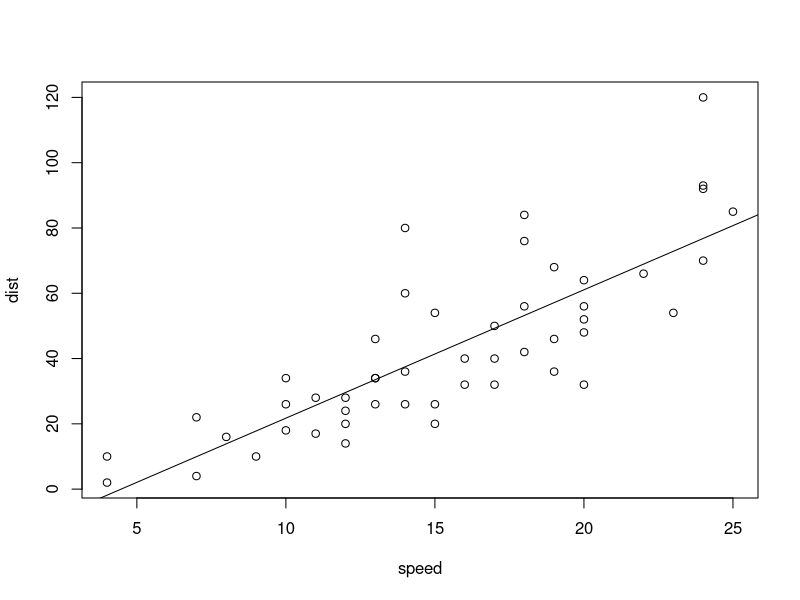
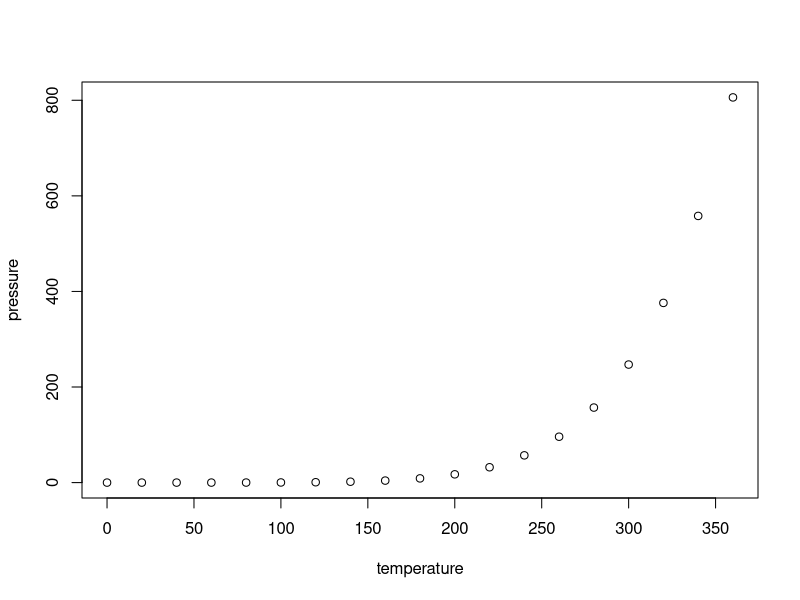

Generate these figures, in order, with R:
## ---- chunk 1
knitr::opts_chunk$set(echo = TRUE)
## ---- chunk 2
fit = lm(dist ~ speed, data = cars)
b   = coef(fit)
plot(cars)
abline(fit)
## ---- chunk 3
plot(pressure)
